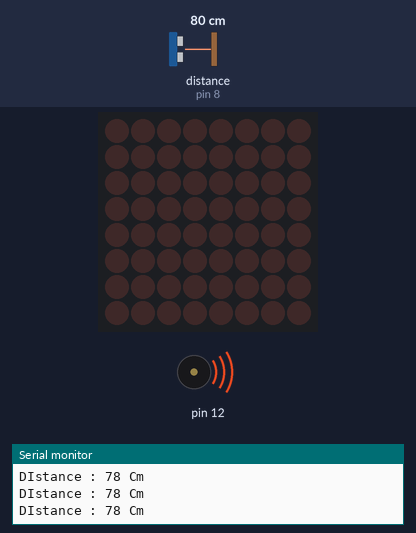
The sketch below on a simulated Arduino Uno, built with avr-gcc and run on an emulated ATmega328P. Shown: 8×8 LED matrix, buzzer (waves = sounding), the last lines printed to the serial monitor. Wiring (inferred from the names in the program): ultrasonic range finder: trigger pin 9; echo pin 8. Inputs (shaded band) come from the test bench; at power-on: distance to the obstacle (sensor on pin 8) 80 cm. The echo pulse lasts 58.3 µs per cm.

Above: at 1.4 s.
1.5 s: distance to the obstacle (sensor on pin 8) set to 8 cm
At 2.02 s:
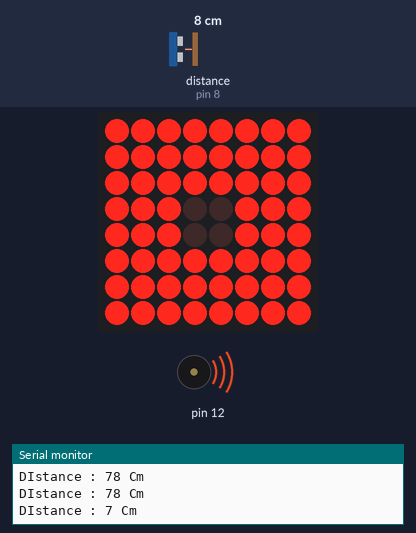
3.9 s: distance to the obstacle (sensor on pin 8) set to 5 cm
At 5.2 s:
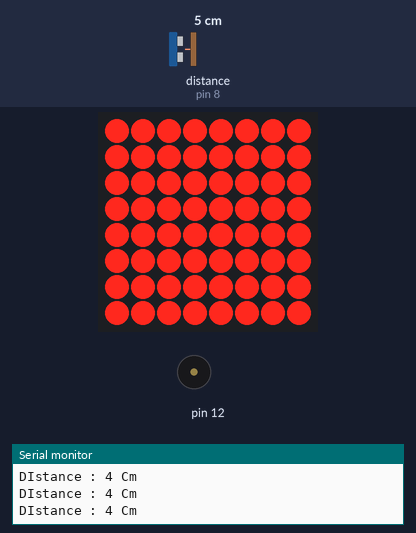
5.5 s: distance to the obstacle (sensor on pin 8) set to 18 cm
At 5.73 s:
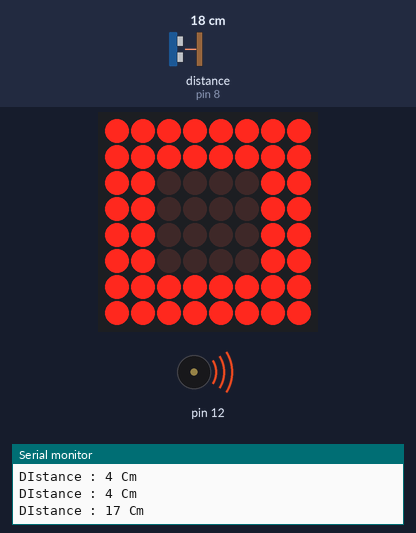
7.7 s: distance to the obstacle (sensor on pin 8) set to 2 cm
At 8.9 s:
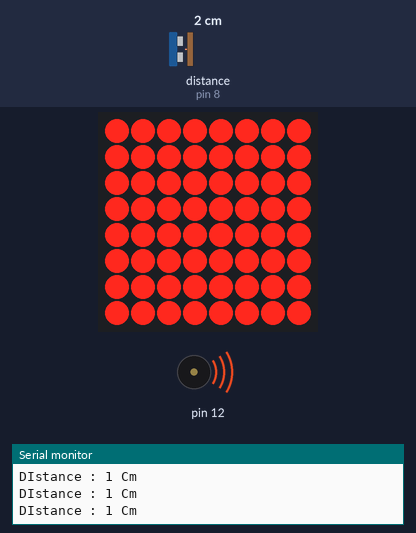
9.5 s: distance to the obstacle (sensor on pin 8) set to 9 cm
At 9.89 s:
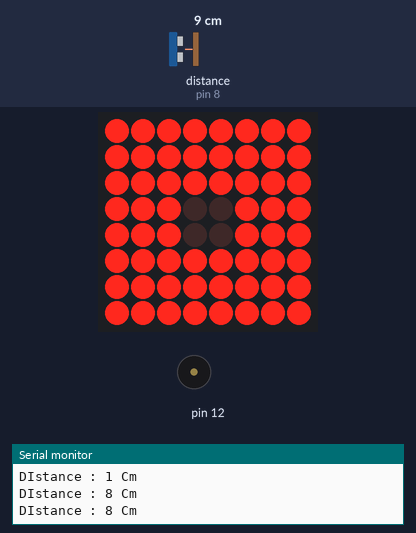
11.9 s: distance to the obstacle (sensor on pin 8) set to 23 cm
At 12.41 s:
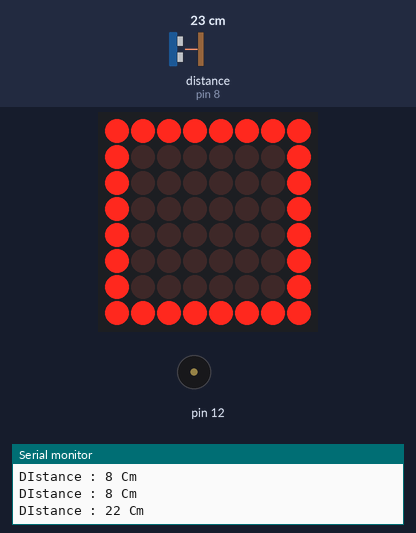
Timing chart, 0 to 15.2 s (numbered marks = the images above; inputs shaded):
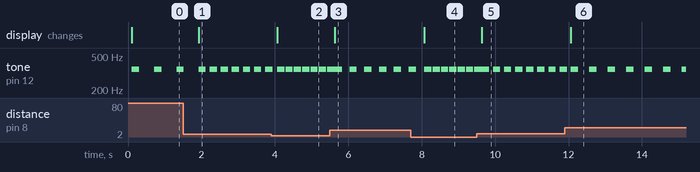

Measured:
- the behaviour switches between 7 and 6 cm on distance to the obstacle (sensor on pin 8) (found by bisection; images 1 and 2)
- after the input at 1.5 s, the display: changes after 0.42 s (image 1)
- after the input at 3.9 s, the display: changes after 0.17 s (image 2)
- after the input at 5.5 s, tone on pin 12: alternates 349 Hz for 0.20 s and silent for 0.20 s, starting after 0.33 s; the display: changes after 0.13 s (image 3)
- after the input at 7.7 s, the display: changes after 0.38 s (image 4)
- after the input at 9.5 s, tone on pin 12: alternates 349 Hz for 0.20 s and silent for 0.10 s, starting after 0.34 s; the display: changes after 0.14 s (image 5)
- after the input at 11.9 s, the display: changes after 0.16 s (image 6)
- by itself, tone on pin 12: repeats every 0.30 s: 349 Hz 0.20 s, silent 0.10 s

The sketch:

assignment6.okeunji.ino
```cpp
//임의로 거리 설정 -> 바깥 led만 -> 더 가까워지면 -> 안쪽 led도 켬 -> 최종적으로 다 채워지고 깜박이도록
//부저도 처음 30cm면 -> 간격 있는 소리 -> 가까워지면 -> 소리 빨리
#include <LedControl.h>
LedControl Dote = LedControl(7, 6, 5, 1);

#define TRIG 9 //(초음파 보내는 핀)
#define ECHO 8 //(초음파 받는 핀)
#include "pitches.h"

#include "dot.h"
int melody[] = {
  NOTE_C4, NOTE_D4, NOTE_E4, NOTE_F4, NOTE_G4, NOTE_A4, NOTE_B4, NOTE_C5
};

void setup() {
  Dote.shutdown(0, false);          // 절전모드로 (첫번째 모듈, 절전모드를 하지 않는다) 설정
  Dote.setIntensity(0, 1);          // 밝기를 조절 (첫번째 모듈, 1~15까지 원하는 밝기) 설정
  Dote.clearDisplay(0);

  pinMode(TRIG, OUTPUT);
  pinMode(ECHO, INPUT);

  Serial.begin(9600);
}

int i, j ;
long duration, distance;

void loop() {
  measureDistance(duration, distance);
  dotMatrixDistance();

  for (j = 0; j <8; j++) {
    Dote.setRow(0, j, digits[i][j]);
  }
  sound();
}

void measureDistance(long &dur, long &dist)
{
  digitalWrite(TRIG, LOW);
  delayMicroseconds(2);
  digitalWrite(TRIG, HIGH);
  delayMicroseconds(10);
  digitalWrite(TRIG, LOW);

  dur = pulseIn (ECHO, HIGH);
  dist = dur * 17 / 1000;

  Serial.print("\nDIstance : ");
  Serial.print(dist);
  Serial.println(" Cm");
  delay(100);
}

void dotMatrixDistance()
{
   if (distance <= 5){
    i=4;
    Dote.clearDisplay(0);
    for(int k = 0; k < 20; k++){
      for (j = 0; j <8; j++){
      Dote.setRow(0, j, digits[0][j]);
      }
    }
  }
  else if(distance >5 && distance <=10) i=3;
  else if(distance >10 && distance <=20) i=2;
  else if(distance >20 && distance <=30) i=1;
  else i=0;
}

void sound(){
  tone(12, melody[3],200);
  int k = (5-i) * 100;
  delay(k);
}
```

dot.h
```cpp
byte digits[5][8] =
{
  {
    B00000000,
    B00000000,
    B00000000,
    B00000000,
    B00000000,
    B00000000,
    B00000000,
    B00000000
  },
  {
    B11111111,
    B10000001,
    B10000001,
    B10000001,
    B10000001,
    B10000001,
    B10000001,
    B11111111
  },

  {
    B11111111,
    B11111111,
    B11000011,
    B11000011,
    B11000011,
    B11000011,
    B11111111,
    B11111111
  },
  {
    B11111111,
    B11111111,
    B11111111,
    B11100111,
    B11100111,
    B11111111,
    B11111111,
    B11111111
  },
  {
    B11111111,
    B11111111,
    B11111111,
    B11111111,
    B11111111,
    B11111111,
    B11111111,
    B11111111
  }
};
```
